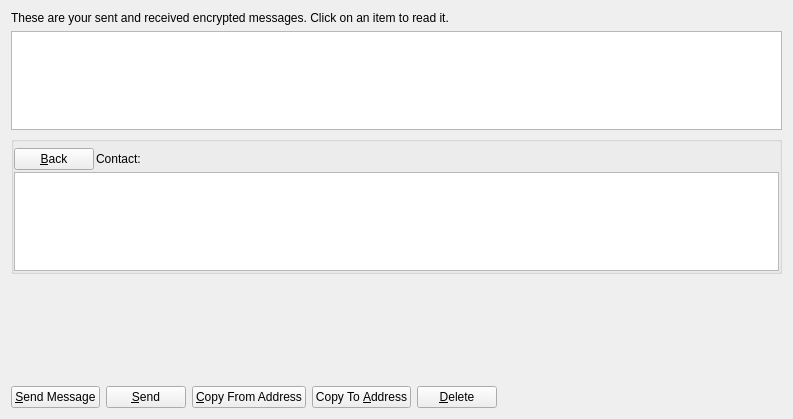
<?xml version="1.0" encoding="UTF-8"?>
<ui version="4.0">
 <class>MessagePage</class>
 <widget class="QWidget" name="MessagePage">
  <property name="geometry">
   <rect>
    <x>0</x>
    <y>0</y>
    <width>793</width>
    <height>419</height>
   </rect>
  </property>
  <property name="windowTitle">
   <string>Address Book</string>
  </property>
  <layout class="QVBoxLayout" name="verticalLayout_2">
   <item>
    <widget class="QLabel" name="labelExplanation">
     <property name="text">
      <string>These are your sent and received encrypted messages. Click on an item to read it.</string>
     </property>
     <property name="textFormat">
      <enum>Qt::PlainText</enum>
     </property>
     <property name="wordWrap">
      <bool>true</bool>
     </property>
    </widget>
   </item>
   <item>
    <widget class="QTableView" name="tableView">
     <property name="contextMenuPolicy">
      <enum>Qt::CustomContextMenu</enum>
     </property>
     <property name="toolTip">
      <string>Click on a baGMCgram to view it</string>
     </property>
     <property name="tabKeyNavigation">
      <bool>false</bool>
     </property>
     <property name="alternatingRowColors">
      <bool>true</bool>
     </property>
     <property name="selectionMode">
      <enum>QAbstractItemView::SingleSelection</enum>
     </property>
     <property name="selectionBehavior">
      <enum>QAbstractItemView::SelectRows</enum>
     </property>
     <property name="sortingEnabled">
      <bool>true</bool>
     </property>
     <attribute name="verticalHeaderVisible">
      <bool>false</bool>
     </attribute>
    </widget>
   </item>
   <item>
    <layout class="QVBoxLayout" name="verticalLayout">
     <item>
      <widget class="QGroupBox" name="messageDetails">
       <property name="title">
        <string/>
       </property>
       <layout class="QVBoxLayout" name="verticalLayout_4">
        <property name="spacing">
         <number>2</number>
        </property>
        <property name="leftMargin">
         <number>0</number>
        </property>
        <property name="topMargin">
         <number>6</number>
        </property>
        <property name="rightMargin">
         <number>0</number>
        </property>
        <property name="bottomMargin">
         <number>0</number>
        </property>
        <item>
         <layout class="QHBoxLayout" name="horizontalLayout_3">
          <item>
           <widget class="QPushButton" name="backButton">
            <property name="text">
             <string>&amp;Back</string>
            </property>
            <property name="icon">
             <iconset resource="../bitcoin.qrc">
              <normaloff>:/icons/quit</normaloff>:/icons/quit</iconset>
            </property>
           </widget>
          </item>
          <item>
           <widget class="QLabel" name="labelContact">
            <property name="text">
             <string>Contact:</string>
            </property>
           </widget>
          </item>
          <item>
           <widget class="QLabel" name="contactLabel">
            <property name="text">
             <string/>
            </property>
           </widget>
          </item>
          <item>
           <spacer name="horizontalSpacer_3">
            <property name="orientation">
             <enum>Qt::Horizontal</enum>
            </property>
            <property name="sizeHint" stdset="0">
             <size>
              <width>40</width>
              <height>20</height>
             </size>
            </property>
           </spacer>
          </item>
         </layout>
        </item>
        <item>
         <widget class="QListView" name="listConversation">
          <property name="styleSheet">
           <string notr="true">#listConversation { color: #000000; }</string>
          </property>
         </widget>
        </item>
        <item>
         <layout class="QVBoxLayout" name="verticalLayout_3"/>
        </item>
       </layout>
      </widget>
     </item>
     <item>
      <widget class="MRichTextEdit" name="messageEdit" native="true">
       <property name="minimumSize">
        <size>
         <width>0</width>
         <height>100</height>
        </size>
       </property>
      </widget>
     </item>
     <item>
      <layout class="QHBoxLayout" name="horizontalLayout">
       <item>
        <widget class="QPushButton" name="newButton">
         <property name="text">
          <string>&amp;Send Message</string>
         </property>
         <property name="icon">
          <iconset resource="../bitcoin.qrc">
           <normaloff>:/icons/add</normaloff>:/icons/add</iconset>
         </property>
        </widget>
       </item>
       <item>
        <widget class="QPushButton" name="sendButton">
         <property name="toolTip">
          <string>Sign a message to prove you own a Gridmaster address</string>
         </property>
         <property name="text">
          <string>&amp;Send</string>
         </property>
         <property name="icon">
          <iconset resource="../bitcoin.qrc">
           <normaloff>:/icons/send</normaloff>:/icons/send</iconset>
         </property>
        </widget>
       </item>
       <item>
        <widget class="QPushButton" name="copyFromAddressButton">
         <property name="toolTip">
          <string>Copy the currently selected address to the system clipboard</string>
         </property>
         <property name="text">
          <string>&amp;Copy From Address</string>
         </property>
         <property name="icon">
          <iconset resource="../bitcoin.qrc">
           <normaloff>:/icons/editcopy</normaloff>:/icons/editcopy</iconset>
         </property>
        </widget>
       </item>
       <item>
        <widget class="QPushButton" name="copyToAddressButton">
         <property name="toolTip">
          <string>Copy the currently selected address to the system clipboard</string>
         </property>
         <property name="text">
          <string>Copy To &amp;Address</string>
         </property>
         <property name="icon">
          <iconset resource="../bitcoin.qrc">
           <normaloff>:/icons/editcopy</normaloff>:/icons/editcopy</iconset>
         </property>
        </widget>
       </item>
       <item>
        <widget class="QPushButton" name="deleteButton">
         <property name="toolTip">
          <string>Delete the currently selected address from the list</string>
         </property>
         <property name="text">
          <string>&amp;Delete</string>
         </property>
         <property name="icon">
          <iconset resource="../bitcoin.qrc">
           <normaloff>:/icons/remove</normaloff>:/icons/remove</iconset>
         </property>
        </widget>
       </item>
       <item>
        <spacer name="horizontalSpacer">
         <property name="orientation">
          <enum>Qt::Horizontal</enum>
         </property>
         <property name="sizeHint" stdset="0">
          <size>
           <width>40</width>
           <height>20</height>
          </size>
         </property>
        </spacer>
       </item>
      </layout>
     </item>
    </layout>
   </item>
  </layout>
 </widget>
 <customwidgets>
  <customwidget>
   <class>MRichTextEdit</class>
   <extends>QWidget</extends>
   <header>mrichtextedit.h</header>
   <container>1</container>
  </customwidget>
 </customwidgets>
 <resources>
  <include location="../bitcoin.qrc"/>
 </resources>
 <connections/>
</ui>
